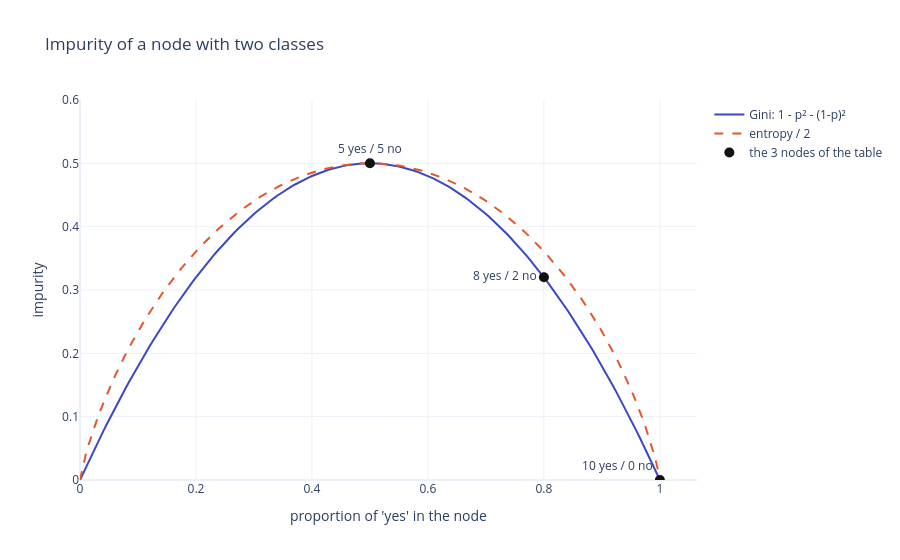

This figure's notebook cell:
### Markdown cell above
#### $Y$ qualitative

:::tip Intuition
Gini impurity answers a simple question: if I pick one observation of the node at random and give it a label drawn at random with the proportions of the node, how often am I wrong? In a pure node (a single class) I am never wrong, so the impurity is 0. In a node with two classes in a 50/50 mix I am wrong half of the time: 0.5, the maximum for two classes.
:::

Let $Y$ be a qualitative variable with $m$ classes. The heterogeneity function used most of the time is the **Gini impurity**:

$$
H_k=\sum_{i=1}^{m}p_{k}^{i}\,(1-p_{k}^{i}) \;=\; 1-\sum_{i=1}^{m}\left(p_{k}^{i}\right)^2
$$

where $p_{k}^{i}$ is the proportion of class $i$ in node $k$ (the two forms are equal because the proportions sum to 1). Three nodes with two classes:

| node | proportions | Gini |
|---|---|---|
| 10 yes, 0 no | 1 and 0 | $1-(1^2+0^2)=0$ (pure) |
| 8 yes, 2 no | 0.8 and 0.2 | $1-(0.8^2+0.2^2)=0.32$ |
| 5 yes, 5 no | 0.5 and 0.5 | $1-(0.5^2+0.5^2)=0.5$ (the most mixed) |

As for regression, the split retained is the one that minimizes the **weighted impurity of the two children**:

$$
\frac{|k_G|}{|k|}H_{k_G}+\frac{|k_D|}{|k|}H_{k_D}
$$

Each child counts in proportion to its size: a small impure child costs less than a large impure one. The deeper we go into the tree, the purer the nodes become.

Another impurity function, the **entropy** $H_k=-\sum_i p_{k}^{i}\log_2 p_{k}^{i}$, is also available in scikit-learn (`criterion="entropy"`). It has the same shape and usually gives very similar trees.

### Code cell
p = np.linspace(0, 1, 201)                       # proportion of class "yes" in a node with 2 classes
with np.errstate(divide="ignore", invalid="ignore"):
    entropy = np.nan_to_num(-(p * np.log2(p) + (1 - p) * np.log2(1 - p)))
fig = go.Figure()
fig.add_trace(go.Scatter(x=p, y=1 - (p**2 + (1 - p)**2), name="Gini: 1 - p² - (1-p)²"))
fig.add_trace(go.Scatter(x=p, y=entropy / 2, name="entropy / 2", line=dict(dash="dash")))
fig.add_trace(go.Scatter(x=[1, 0.8, 0.5], y=[0, 0.32, 0.5], mode="markers+text", name="the 3 nodes of the table",
                         text=["10 yes / 0 no", "8 yes / 2 no", "5 yes / 5 no"], textposition=["top left", "middle left", "top center"],
                         marker=dict(size=10, color="#111111")))
fig.update_layout(title="Impurity of a node with two classes", xaxis_title="proportion of 'yes' in the node",
                  yaxis_title="impurity", yaxis_range=[0, 0.6])
fig.show()

### Figure 1 — Plotly figure (JSON) as saved in the notebook; plotly's stock layout.template omitted (floating-point values rounded to 4 significant figures; data arrays with more than 128 entries replaced by an {"elided": "..."} marker saying what was removed)
{"data": [{"name": "Gini: 1 - p² - (1-p)²", "type": "scatter", "x": {"elided": "201 float values"}, "y": {"elided": "201 float values"}}, {"line": {"dash": "dash"}, "name": "entropy / 2", "type": "scatter", "x": {"elided": "201 float values"}, "y": {"elided": "201 float values"}}, {"marker": {"color": "#111111", "size": 10}, "mode": "markers+text", "name": "the 3 nodes of the table", "text": ["10 yes / 0 no", "8 yes / 2 no", "5 yes / 5 no"], "textposition": ["top left", "middle left", "top center"], "type": "scatter", "x": [1, 0.8, 0.5], "y": [0, 0.32, 0.5]}], "layout": {"title": {"text": "Impurity of a node with two classes"}, "xaxis": {"title": {"text": "proportion of 'yes' in the node"}}, "yaxis": {"range": [0, 0.6], "title": {"text": "impurity"}}}}
